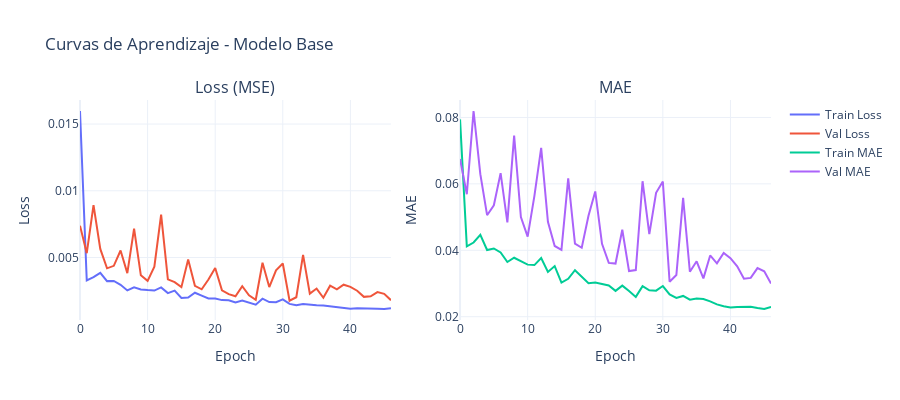

Notebook code cell kept with this figure:
### Code cell
# Visualizar curvas de aprendizaje
fig = make_subplots(
    rows=1, cols=2,
    subplot_titles=('Loss (MSE)', 'MAE')
)

# Loss
fig.add_trace(
    go.Scatter(y=history_base.history['loss'], mode='lines', name='Train Loss'),
    row=1, col=1
)
fig.add_trace(
    go.Scatter(y=history_base.history['val_loss'], mode='lines', name='Val Loss'),
    row=1, col=1
)

# MAE
fig.add_trace(
    go.Scatter(y=history_base.history['mae'], mode='lines', name='Train MAE'),
    row=1, col=2
)
fig.add_trace(
    go.Scatter(y=history_base.history['val_mae'], mode='lines', name='Val MAE'),
    row=1, col=2
)

fig.update_xaxes(title_text="Epoch", row=1, col=1)
fig.update_xaxes(title_text="Epoch", row=1, col=2)
fig.update_yaxes(title_text="Loss", row=1, col=1)
fig.update_yaxes(title_text="MAE", row=1, col=2)

fig.update_layout(
    title_text="Curvas de Aprendizaje - Modelo Base",
    template='plotly_white',
    height=400
)

fig.show()

print(f"\n📊 Resultados finales:")
print(f"   Train Loss: {history_base.history['loss'][-1]:.6f}")
print(f"   Val Loss: {history_base.history['val_loss'][-1]:.6f}")
print(f"   Train MAE: {history_base.history['mae'][-1]:.6f}")
print(f"   Val MAE: {history_base.history['val_mae'][-1]:.6f}")

### Figure 1 — Plotly figure (JSON) as saved in the notebook; plotly's stock layout.template omitted (floating-point values rounded to 4 significant figures)
{"data": [{"mode": "lines", "name": "Train Loss", "type": "scatter", "xaxis": "x", "y": [0.01598, 0.003282, 0.003541, 0.003856, 0.003233, 0.003249, 0.002957, 0.002536, 0.002763, 0.002611, 0.002561, 0.002526, 0.00276, 0.002336, 0.002524, 0.001972, 0.002009, 0.002365, 0.002144, 0.001935, 0.001925, 0.001811, 0.001806, 0.001639, 0.001771, 0.001636, 0.001473, 0.001919, 0.001662, 0.001652, 0.001864, 0.00153, 0.001432, 0.001526, 0.001462, 0.001425, 0.00141, 0.001336, 0.001256, 0.001196, 0.001158, 0.001205, 0.001207, 0.001218, 0.001164, 0.001145, 0.001197], "yaxis": "y"}, {"mode": "lines", "name": "Val Loss", "type": "scatter", "xaxis": "x", "y": [0.00739, 0.005326, 0.008933, 0.005647, 0.004191, 0.00438, 0.005527, 0.003831, 0.00717, 0.003668, 0.003254, 0.004318, 0.008208, 0.003368, 0.003161, 0.002781, 0.004849, 0.002878, 0.002622, 0.003353, 0.004222, 0.00254, 0.002261, 0.002098, 0.002848, 0.002166, 0.001837, 0.004609, 0.002789, 0.004046, 0.004554, 0.001764, 0.002027, 0.005199, 0.002297, 0.002678, 0.00199, 0.00289, 0.002622, 0.002965, 0.0028, 0.002512, 0.002055, 0.002094, 0.002416, 0.002284, 0.001806], "yaxis": "y"}, {"mode": "lines", "name": "Train MAE", "type": "scatter", "xaxis": "x2", "y": [0.07942, 0.0412, 0.04234, 0.04466, 0.04009, 0.04056, 0.03935, 0.03647, 0.03775, 0.03671, 0.03568, 0.03555, 0.03766, 0.03348, 0.03526, 0.03029, 0.03144, 0.03402, 0.03193, 0.0301, 0.0303, 0.02994, 0.02942, 0.02779, 0.02937, 0.02774, 0.02597, 0.02922, 0.02796, 0.02784, 0.02925, 0.02671, 0.02568, 0.02626, 0.02513, 0.02548, 0.02532, 0.02463, 0.02371, 0.02317, 0.0228, 0.02296, 0.02288, 0.02301, 0.0226, 0.02233, 0.02297], "yaxis": "y2"}, {"mode": "lines", "name": "Val MAE", "type": "scatter", "xaxis": "x2", "y": [0.06748, 0.05687, 0.08194, 0.06291, 0.05056, 0.05355, 0.06324, 0.04843, 0.07454, 0.05002, 0.04413, 0.0564, 0.07083, 0.04857, 0.0413, 0.04011, 0.06165, 0.04199, 0.04076, 0.05037, 0.05771, 0.04193, 0.0362, 0.03601, 0.04619, 0.03374, 0.03405, 0.06079, 0.04488, 0.05732, 0.06072, 0.03052, 0.03256, 0.05576, 0.03353, 0.0367, 0.03155, 0.03845, 0.03609, 0.03922, 0.03763, 0.03519, 0.03143, 0.03169, 0.03464, 0.03367, 0.02998], "yaxis": "y2"}], "layout": {"annotations": [{"font": {"size": 16}, "showarrow": false, "text": "Loss (MSE)", "x": 0.225, "xanchor": "center", "xref": "paper", "y": 1, "yanchor": "bottom", "yref": "paper"}, {"font": {"size": 16}, "showarrow": false, "text": "MAE", "x": 0.775, "xanchor": "center", "xref": "paper", "y": 1, "yanchor": "bottom", "yref": "paper"}], "height": 400, "title": {"text": "Curvas de Aprendizaje - Modelo Base"}, "xaxis": {"anchor": "y", "domain": [0, 0.45], "title": {"text": "Epoch"}}, "xaxis2": {"anchor": "y2", "domain": [0.55, 1], "title": {"text": "Epoch"}}, "yaxis": {"anchor": "x", "domain": [0, 1], "title": {"text": "Loss"}}, "yaxis2": {"anchor": "x2", "domain": [0, 1], "title": {"text": "MAE"}}}}
